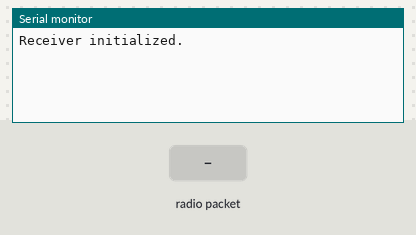
The sketch below on a simulated Arduino Uno, built with avr-gcc and run on an emulated ATmega328P. Shown: the last lines printed to the serial monitor. Inputs (shaded band) come from the test bench. No radio packets arrive unless stated.

Above: at 1.2 s.
1.3 s: radio packet "1" arrives
At 1.9 s:
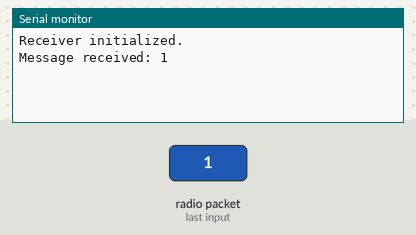
2.8 s: radio packet "0" arrives
At 4.0 s:
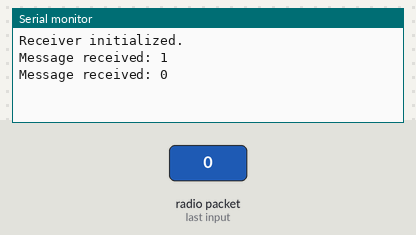
4.3 s: radio packet "2" arrives
At 5.4 s:
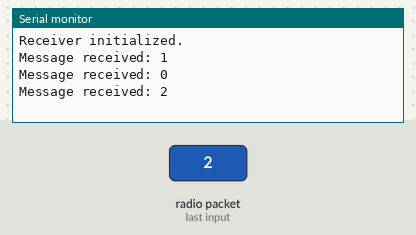

The sketch:

rftf.ino
```cpp
#include <RH_ASK.h>  // Include RadioHead ASK library
#include <SPI.h>     // Not used but needed to compile

// Create an instance of the RH_ASK driver
RH_ASK driver;

void setup()
{
    // Initialize ASK driver
    if (!driver.init())
    {
        Serial.begin(9600); // Initialize serial port
        Serial.println("Receiver initialization failed!");
    }
    else
    {
        Serial.begin(9600);
        Serial.println("Receiver initialized.");
    }
}

void loop()
{
    uint8_t buf[RH_ASK_MAX_MESSAGE_LEN];  // Buffer for the received message
    uint8_t buflen = sizeof(buf);         // Length of the buffer

    // Check if a message has been received
    if (driver.recv(buf, &buflen))
    {
        Serial.print("Message received: ");
        Serial.println((char*)buf);  // Print the received message
    }
}
```

Measured:
- after the input at 1.3 s, the serial monitor: prints a new line at once (image 1)
- after the input at 2.8 s, the serial monitor: prints a new line at once (image 2)
- after the input at 4.3 s, the serial monitor: prints a new line at once (image 3)
